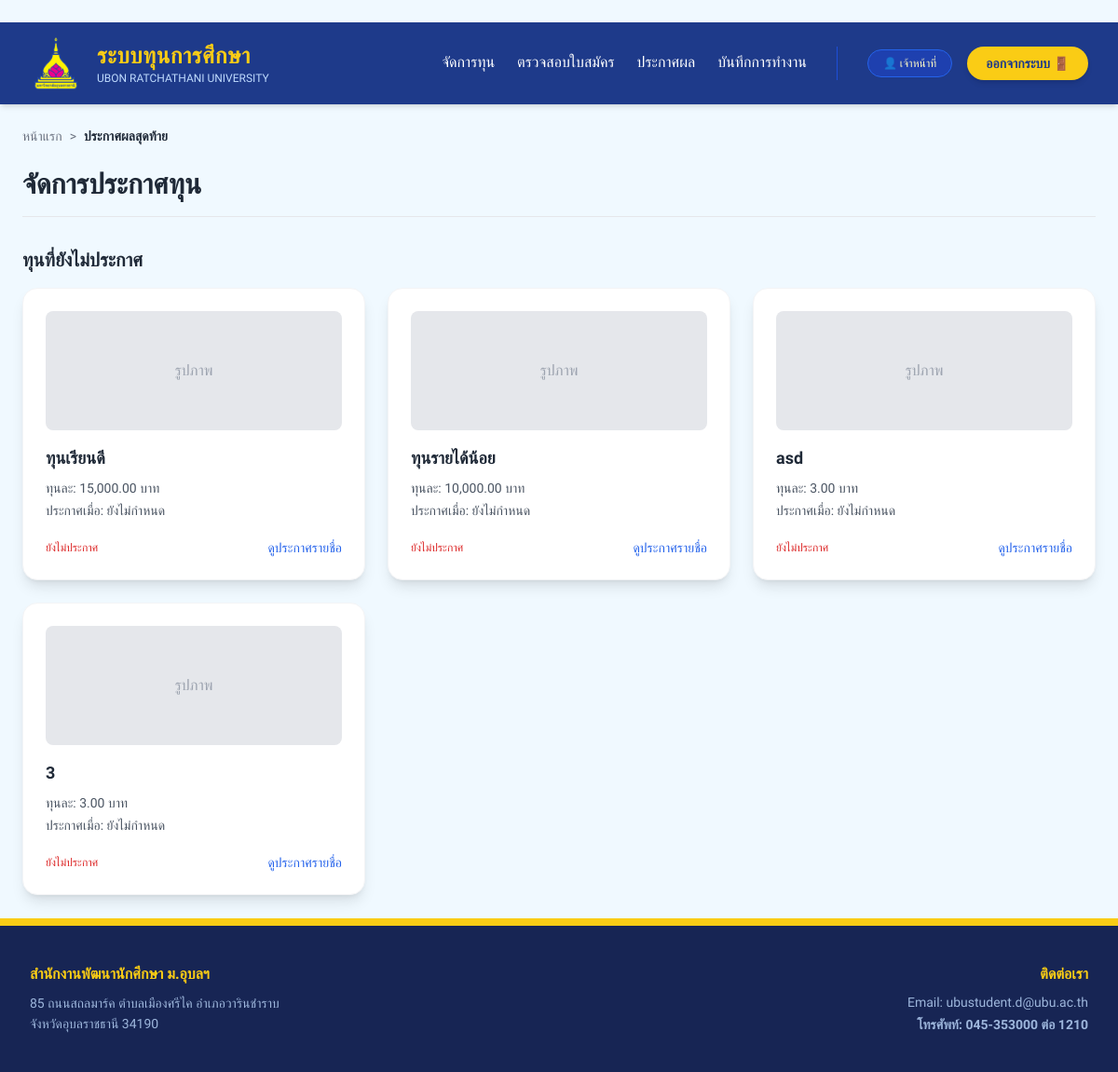
The page /officer/announcement on the database its author committed.
### models.py (models this page shows, shortened)
class Scholarship(db.Model):
    __tablename__ = 'scholarship'
    id = db.Column(db.String(20), primary_key=True)
    name = db.Column(db.String(100), nullable=False) # ชื่อทุน
    quota = db.Column(db.Integer, default=0) # จำนวนกี่ทุน
    amount = db.Column(db.Float, nullable=True) # ทุนละเท่าไหร่
    category = db.Column(db.String(50)) # ประเภทของทุน (เช่น ทุนภายใน/ภายนอก)
    start_date = db.Column(db.Date) # วันที่เปิดรับสมัคร
    end_date = db.Column(db.Date) # วันที่ปิดรับสมัคร
    provider = db.Column(db.String(100)) # หน่วยงานของทุนนั้นๆ
    min_gpax = db.Column(db.Float, nullable=True)
    income_cap = db.Column(db.Float, nullable=True) # กำหนดเพดานรายได้ (ถ้ามี)
    status = db.Column(db.String(20), default='open')  # สถานะของทุน open(เปิดรับ),checking=close(กำลังตรวจสอบ,ปิดทุน), interview(รายชื่อสัมภาษณ์), announce(รายชื่อได้รับทุน)
    interview_file_url = db.Column(db.String(500))    # ลิงก์ไฟล์ประกาศสัมภาษณ์
    announce_file_url = db.Column(db.String(500))     # ลิงก์ไฟล์ประกาศคนได้ทุน
    faculty_condition = db.Column(db.String(100), nullable=True) # หรือเป็น Text ก็ได้
    image = db.Column(db.String(200), nullable=True) # ชื่อไฟล์ภาพ
    qualifications = db.Column(db.Text, nullable=True) # คุณสมบัติ
    conditions = db.Column(db.Text, nullable=True) # เงื่อนไข
    scholarship_type = db.Column(db.String(50), nullable=True) # ประเภททุน (ทุนบริจาค, ฯลฯ)
    scholarship_nature = db.Column(db.String(50), nullable=True) # ลักษณะทุน (ทุนรายปี, ฯลฯ)
    number_of_scholarships = db.Column(db.Integer, default=1) # จำนวนทุน
    required_documents = db.Column(db.Text, nullable=True) # เอกสารที่ต้องส่ง
    criteria = db.relationship('Criterion', backref='scholarship', lazy=True)
    applications = db.relationship('Application', backref='scholarship', lazy=True)

### routes/officer_routes.py (the view)
@officer_bp.route('/announcement')
def final_announcement():
    scholarships = Scholarship.query.all()
    return render_template('officer/announcement.html', scholarships=scholarships)

### templates/officer/announcement.html (shortened to what this page needs)
{% extends "layouts/base_officer.html" %}
{% block content %}
<div class="max-w-7xl mx-auto p-6">
    <div class="mb-6 flex items-center text-sm text-gray-500">
        <a href="{{ url_for('officer.home') }}" class="hover:text-blue-600 transition">หน้าแรก</a>
        <span class="mx-2">></span>
        <span class="font-bold text-gray-800">ประกาศผลสุดท้าย</span>
    </div>
    <div class="flex flex-col md:flex-row justify-between items-start md:items-center mb-8 border-b border-gray-200 pb-4">
        <div>
            <h1 class="text-3xl font-bold text-gray-800">จัดการประกาศทุน</h1>
        </div>
    </div>
    {% set announced = scholarships | selectattr('announcement_date') | list %}
    {% set pending = scholarships | rejectattr('announcement_date') | list %}
    {% if pending %}
    <div class="mt-8">
        <h2 class="text-xl font-bold text-gray-800 mb-4">ทุนที่ยังไม่ประกาศ</h2>
        <div class="grid grid-cols-1 sm:grid-cols-2 lg:grid-cols-3 gap-6">
            {% for sch in pending %}
            <div class="bg-white rounded-2xl shadow-lg border border-gray-100 p-6 flex flex-col">
                <div class="h-32 bg-gray-200 rounded-lg mb-4 flex items-center justify-center text-gray-400">รูปภาพ</div>
                <h3 class="text-lg font-semibold text-gray-800 mb-2">{{ sch.name }}</h3>
                <p class="text-sm text-gray-600 mb-1">ทุนละ: {{ "{:,.2f}".format(sch.amount) if sch.amount else '-' }} บาท</p>
                <p class="text-sm text-gray-600 mb-1">ประกาศเมื่อ: ยังไม่กำหนด</p>
                <div class="mt-auto pt-4 flex justify-between items-center">
                    <span class="text-xs font-medium text-red-600">ยังไม่ประกาศ</span>
                    <a href="{{ url_for('officer.scholarship_recipients', id=sch.id) }}" class="text-blue-600 hover:underline text-sm">ดูประกาศรายชื่อ</a>
                </div>
            </div>
            {% endfor %}
        </div>
    </div>
    {% endif %}
</div>
{% endblock %}

### templates/layouts/base.html (style rules this page uses)
body { font-family: 'Prompt', sans-serif; }

### rows shown on the page
Scholarship: name "ทุนเรียนดี", amount "15,000.00"
Scholarship: name "ทุนรายได้น้อย", amount "10,000.00"
Scholarship: name "asd", amount "3.00"
Scholarship: name "3", amount "3.00"
